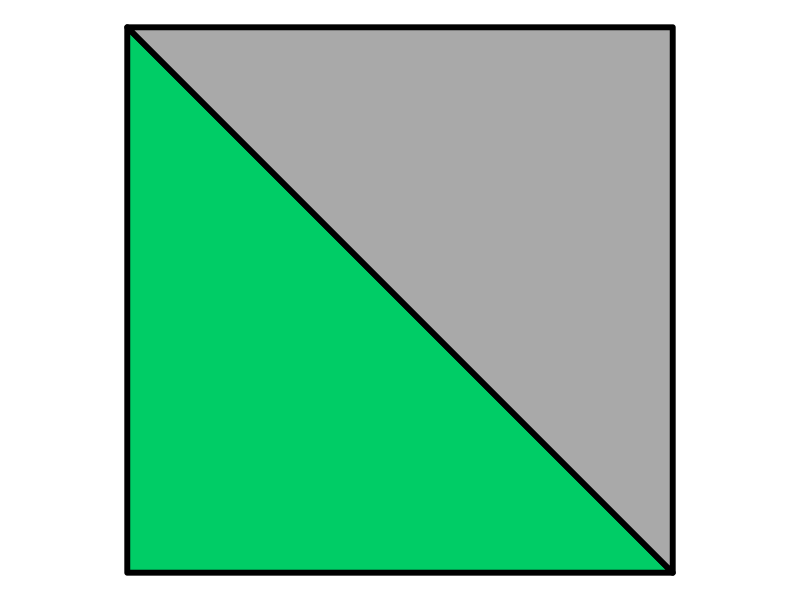
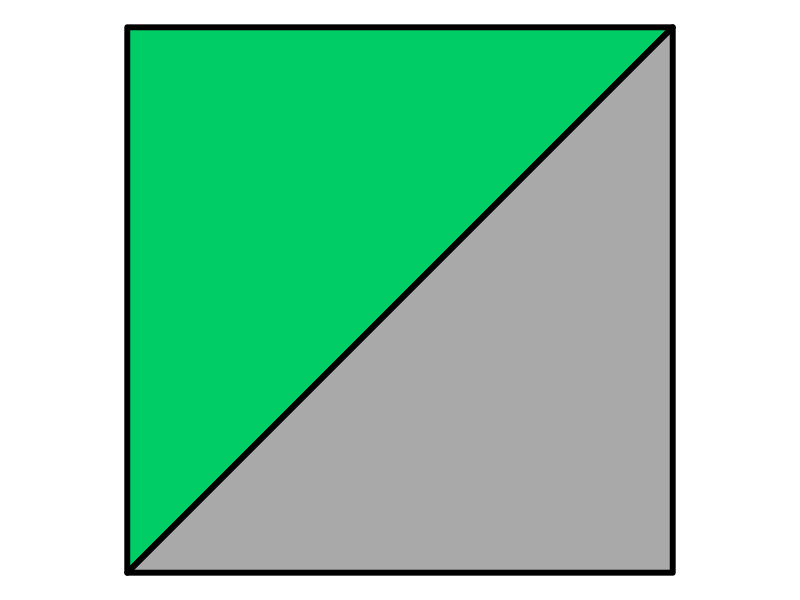
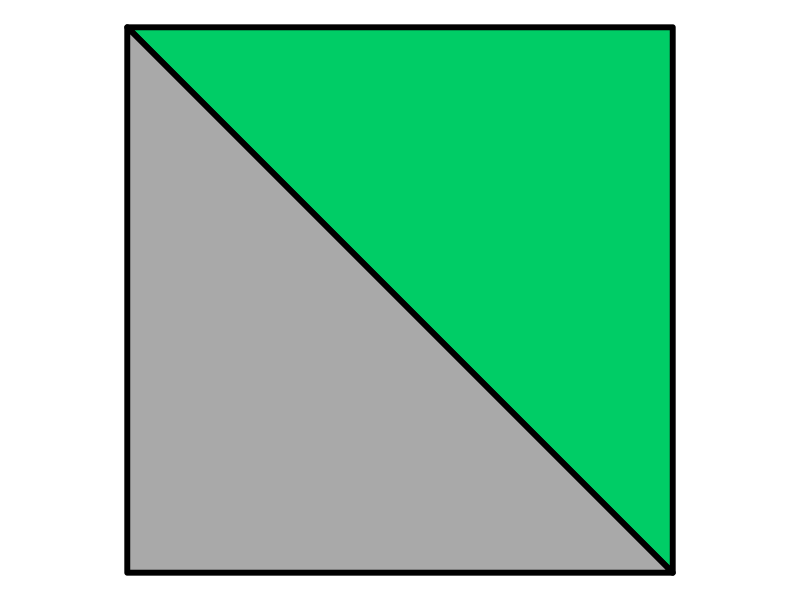
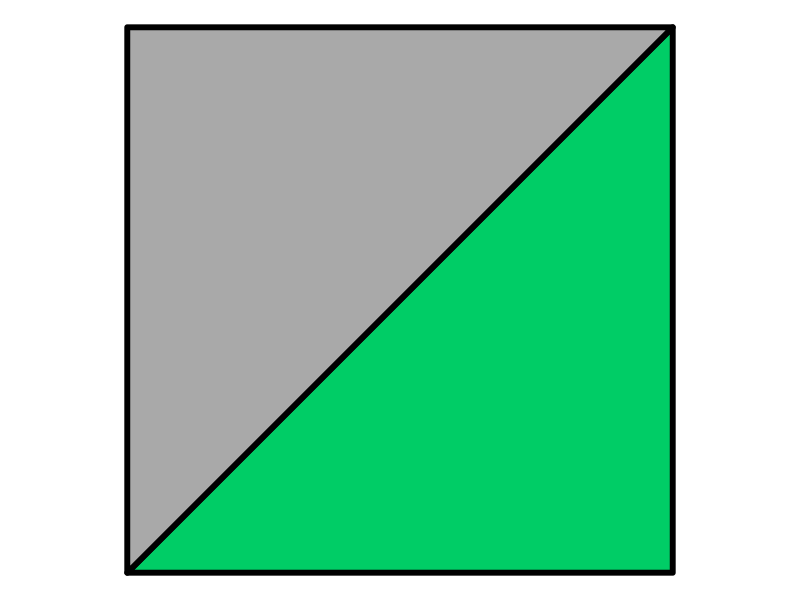
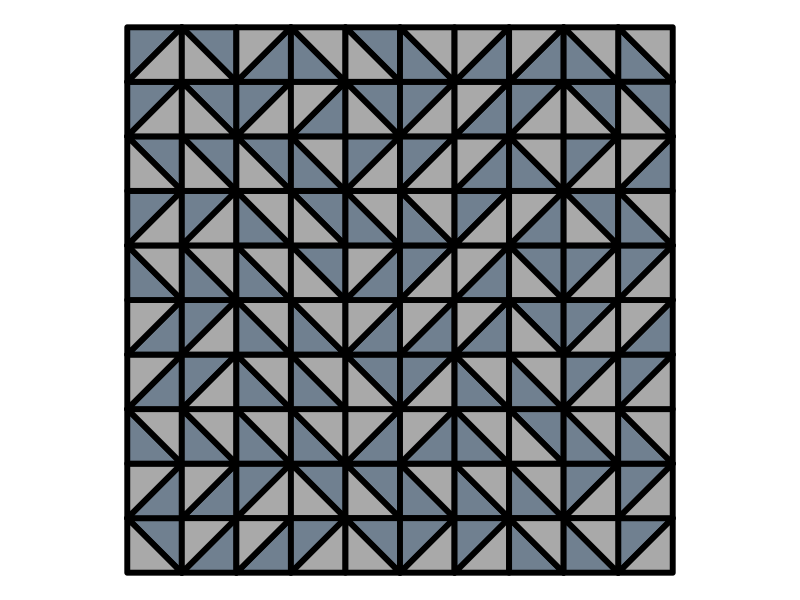
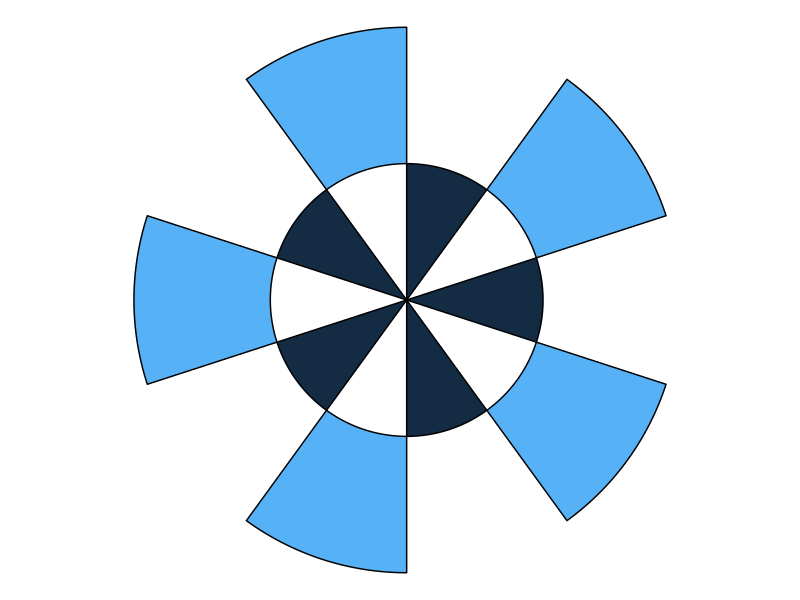

These figures' R source, in order:
## ---- chunk 1
library(tidyverse)
theme_set(theme_void() + theme(legend.position = "none"))
## ---- chunk 2
# set up the tiles data
tile1 <- tibble(x = c(0, 0, 1, 0, 1, 1, 0, 1),
                y = c(0, 1, 0, 0, 0, 1, 1, 0),
                g = factor(rep(1:2, each = 4)),
                tile = "tile1")
tile2 <- tibble(x = c(0, 0, 1, 0, 0, 1, 1, 0),
                y = c(0, 1, 1, 0, 0, 1, 0, 0),
                g = factor(rep(1:2, each = 4)),
                tile = "tile2")
# the next two tiles just reverse color
tile3 <- tile1 %>% 
  mutate(g = factor(rep(2:1, each = 4)),
         tile = "tile3")
tile4 <- tile2 %>% 
  mutate(g = factor(rep(2:1, each = 4)),
         tile = "tile4")

set.seed(20231030)
gtile <- ggplot(tile1, aes(x, y)) +
  geom_polygon(aes(fill = g, group = g), color = "black", linewidth = 2) + 
  coord_equal() + 
  # sample two colors randomly
  scale_fill_manual(values = sample(colors(), 2))

gtile
gtile %+% tile2
gtile %+% tile3
gtile %+% tile4
## ---- chunk 3
mygrid <- expand_grid(row = 0:9, col = 0:9) %>% 
  mutate(tile_id = 1:n()) %>% 
  rowwise() %>% 
  mutate(tile = sample(c("tile1", "tile2", "tile3", "tile4"), 1)) %>% 
  full_join(bind_rows(tile1, tile2, tile3, tile4), by = "tile") %>% 
  mutate(x = col + x,
         y = row + y)

mygrid
## ---- chunk 4
ggplot(mygrid, aes(x, y)) +
  geom_polygon(aes(group = paste(tile_id, g), fill = g), color = "black", linewidth = 2) + 
  coord_equal() + 
  # sample two colors randomly
  scale_fill_manual(values = sample(colors(), 2))
## ---- chunk 5
library(ggforce)
tile1 <- tibble(x0 = 1,
                y0 = 0,
                r0 = 0.5,
                start = 0,
                end = pi/2)

ggplot(tile1, aes(x0, y0)) +
  geom_arc_bar(aes(x0 = x0, y0 = y0, r0 = r0, r = 0.6, start = start, end = end)) 


arcs <- data.frame(
  start = seq(0, 2 * pi, length.out = 11)[-11],
  end = seq(0, 2 * pi, length.out = 11)[-1],
  r = rep(1:2, 5)
)

# Behold the arcs
ggplot(arcs) +
  geom_arc_bar(aes(x0 = 0, y0 = 0, r0 = r - 1, r = r, start = start,
                   end = end, fill = r)) + 
  coord_equal()
